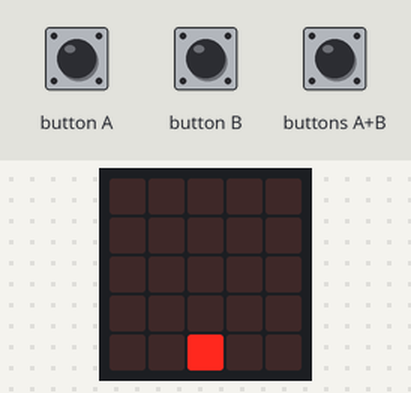
A program run on a simulated BBC micro:bit (MakeCode). Shown: the board's 5×5 LED display. The inputs (shaded band) are chosen by the test bench.

Above: at 1.2 s.
1.3 s: buttons A+B pressed for 0.15 s
At 2.7 s:
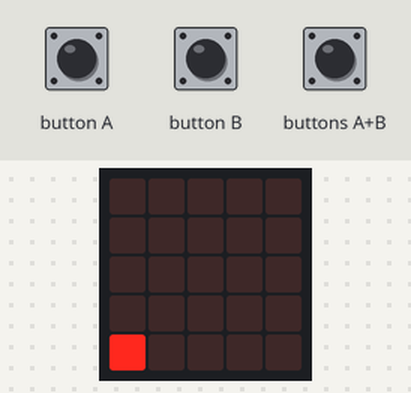
4.4 s: button A pressed for 0.15 s
At 4.75 s:
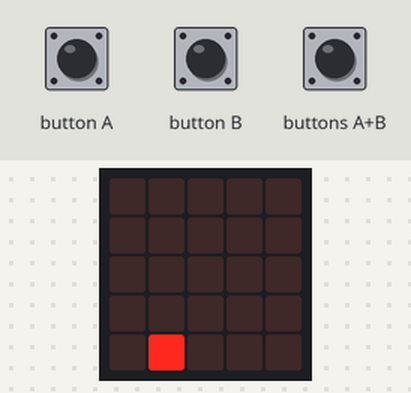
6.4 s: buttons A+B pressed for 1 s
10.4 s: button B pressed for 0.15 s
At 10.75 s:
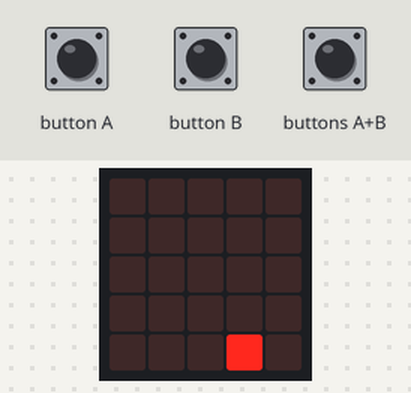
Timing chart, 0 to 13.4 s (numbered marks = the images above; inputs shaded):
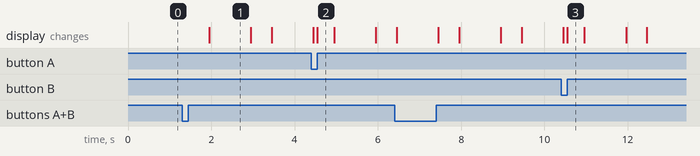

The program:

main.ts
```typescript
input.onButtonPressed(Button.A, function () {
    bonba.move(-1)
})
input.onButtonPressed(Button.AB, function () {
    for (let index = 0; index < 4; index++) {
        bonba.set(LedSpriteProperty.X, 2)
        basic.pause(500)
        bonba.set(LedSpriteProperty.X, 0)
        basic.pause(500)
        bonba.set(LedSpriteProperty.X, 0)
        basic.pause(500)
        bonba.set(LedSpriteProperty.X, 0)
    }
})
input.onButtonPressed(Button.B, function () {
    bonba.move(1)
})
let bonba: game.LedSprite = null
bonba = game.createSprite(2, 4)
```

test.ts
```typescript
// aquí va el archivo "tests"; esto no se compilará cuando este paquete se utilice como una extensión.
```

Measured:
- after the input at 1.3 s, the display: changes after 0.65 s (image 1)
- after the input at 4.4 s, the display: first differs from a run without the input after 0.15 s (image 2)
- after the input at 10.4 s, the display: first differs from a run without the input after 0.15 s (image 3)
- what the display in image 1 shows lasts 1.0 s, from 2.0 s to 3.0 s
- what the display in image 2 shows lasts 0.4 s, from 4.6 s to 5.0 s
